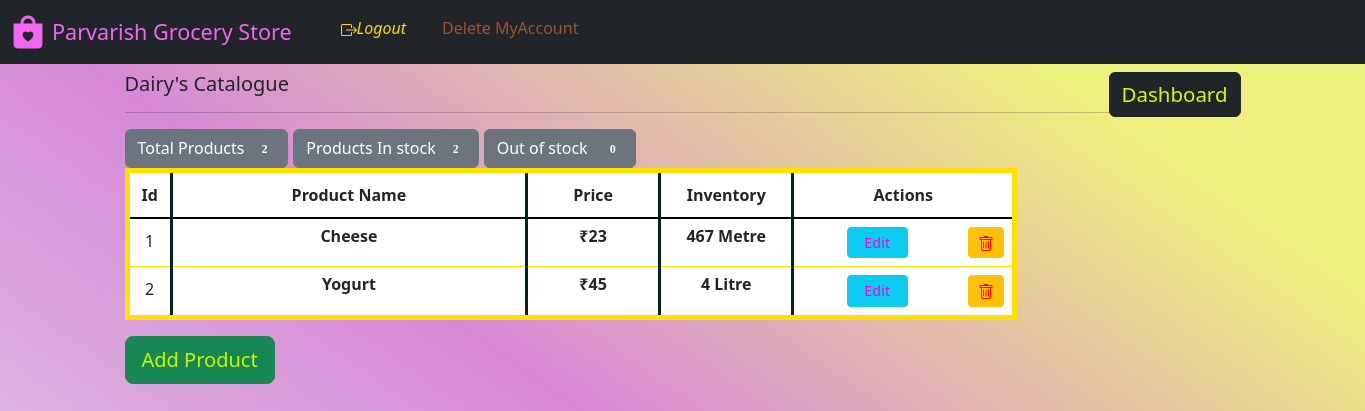
The app's page /manager_dash/category_catalog/4 (signed in), older data.
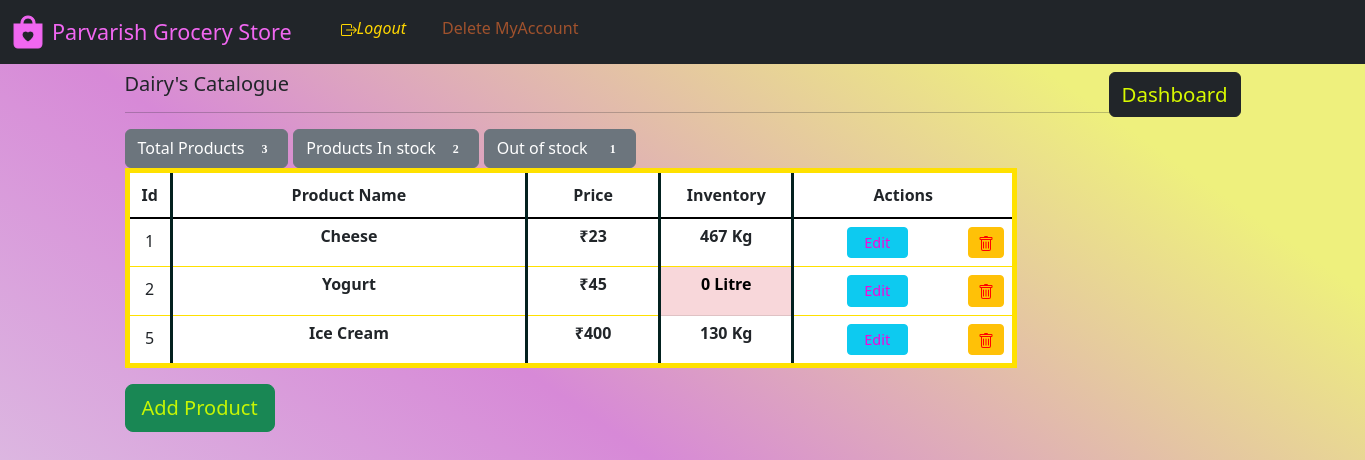
The same page, newer data.
### website/model.py (models this page shows)
class Category(db.Model):
    category_Name = db.Column(db.String(), nullable=False, unique=True)
    category_Id = db.Column(db.Integer(), primary_key=True)
    managedBy_Id = db.Column(db.Integer(), db.ForeignKey('store.id'))
    catalog = db.relationship('Product', backref='parent')

class Product(db.Model):
    product_id = db.Column(db.Integer(), primary_key=True)
    product_Name = db.Column(db.String(), nullable=False)
    metric_Unit = db.Column(db.String(), nullable=False)
    rate = db.Column(db.Integer(), nullable=False)
    rate_perUnit = db.Column(db.String(), nullable=False)
    stock = db.Column(db.Integer(), nullable=False)
    category_Id = db.Column(db.String(), db.ForeignKey('category.category_Id'))

### website/views.py (the view)
@login_required
@Views.route('/manager_dash/category_catalog/<int:id>')
def Category_catalog(id):
    manager_id = session['id']
    manager = Store.query.get(manager_id)
    category = Category.query.get(id)
    products = category.catalog
    produce = Product.query.filter(Product.category_Id == id).all()
    m = 0
    for pro in produce:
        if pro.stock > 0:
            m += 1
    return render_template('category_catalog.html', name=category.category_Name, category_id=category.category_Id, products=products, product_instock=m)

### website/auth.py (called while the page is built)
@App.login_manager.user_loader
def load_customer(id):
    if id is not None:
        return Customer.query.get(int(id))
    return None

### website/templates/category_catalog.html (shortened to what this page needs)
{% extends "base.html" %} {% block title %}Add New Product{% endblock %}{% block
logout %}
<span
              id="logout"
              style="display: block inline-block; width: 600px"
            >
              <span style="margin: auto"
                ><i
                  ><a
                    class="nav-item nav-link"
                    style="float: left; color: rgb(255, 215, 0)"
                    href="/logout"
                    style="display: block; width: 10%; margin-left: 0px"
                    >Logout</a
                  ></i
                ></span
              ><span style="margin: auto"
                ><a
                  class="nav-item nav-link"
                  style="
                    float: left;
                    color: rgb(160, 82, 45);
                    width: 60%;
                    margin-left: 20px;
                  "
                  href="/delete_account/{{id}}"
                  onclick="return confirm('Are you sure you want to delete the account?');"
                  >Delete MyAccount</a
                ></span
              ></span
            >
{% endblock %} {% block content %}<section>
<h5>
  <span style="float: left">{{ name }}'s Catalogue </span>
</h5>
<h6>
  <span style="float: right"
    ><a class="btn btn-dark" style="color: rgb(216, 249, 1); font-size: 1.5vw;text-decoration: none;" href="{{ url_for('views.Dash_manager') }}">Dashboard</a></span
  >
</h6>
<br />
<hr /></section>
<section>
{% if products|length == 0 %}
  <div class="alert alert-warning" role="alert">
    <p>No Product found.</p>
    Press
    <a class="btn btn-dark btn-sm"
      href="/manager_dash/category_create/{{ category_id }}"
      class="alert-link"
      style="
        color: rgb(153, 43, 226);
          padding: 10px 10px; text-decoration: none;
      "
      >'Add Product'</a
    >
    to add a new product in this catefory
  </div>
  {% else %}
  <div><span>
  <button type="button" STYLE="font-family:'Verdana',margin-left = 5px;"class="btn btn-secondary">
    Total Products <span STYLE="font-family:'Verdana';margin-left :5px;" class="badge badge-light">{{ products|length }}</span>
  </button></span><span STYLE="margin-left: 5px;"><button type="button" STYLE="font-family:'Verdana',margin-left = 5px;"class="btn btn-secondary">
    Products In stock <span STYLE="font-family:'Verdana';margin-left : 5px;" class="badge badge-light">{{ product_instock }}</span>
  </button></span>
  <span><button type="button" STYLE="font-family:'Verdana',margin-left = 5px;"class="btn btn-secondary">
    Out of stock <span STYLE="font-family:'Verdana';margin-left : 10px" class="badge badge-light">{{ products|length - product_instock }}</span>
  </button></span>
  </div>
  <table
  class="table table-hover"
    style="
      border: 5px solid rgb(255, 225, 0);
      width: 80%;
    "
  ><thead class="thead-dark">
    <tr align="center" style="border-bottom: 2px solid black">
      <th
        style="
          padding: 10px 10px;
          width: 5%;
          border-right: 3px solid rgb(3, 33, 31);
        "
      >
        Id
      </th>
      <th
        style="
          border-right: 3px solid rgb(3, 33, 31);
          padding: 10px 10px;
          width: 40%;
        "
      >
        Product Name
      </th>
      <th
        style="
          border-right: 3px solid rgb(3, 33, 31);
          padding: 10px 10px;
          width: 15%;
        "
      >
        Price
      </th>
      <th
        style="
          border-right: 3px solid rgb(3, 33, 31);
          padding: 10px 10px;
          width: 15%;
        "
      >
        Inventory
      </th>
      <th style=" padding: 10px 10px; width: 35%" colspan="2">
        Actions
      </th>
    </tr></thead>
    {% for variety in products %}
    <tbody>
    <tr align="center" style="width: 100%">
      <td style="padding: 10px; border-right: 3px solid rgb(3, 33, 31)">
        {{ variety.product_id }}
      </td>
      <td
        style=" padding: 5px; border-right: 3px solid rgb(3, 33, 31)"
      >
        <strong
          >{{ variety.product_Name }}
          </strong
        >
      </td>
      <td
        style=" padding: 5px; border-right: 3px solid rgb(3, 33, 31)"
      >
        <strong
          >&#8377;{{ variety.rate}}
          </strong
        >
      </td>
      {% if variety.stock == 0 %}
      <td class="table-danger"
        style=" padding: 5px; border-right: 3px solid rgb(3, 33, 31)"
      >
        <strong
          >{{ variety.stock }} {{ variety.metric_Unit }}
          </strong
        >
      </td>
      {% else %}
      <td
        style=" padding: 5px; border-right: 3px solid rgb(3, 33, 31)"
      >
        <strong
          >{{ variety.stock }} {{ variety.metric_Unit }}
          </strong
        >
      </td>
      {% endif %}
      <td >
        <a class="btn btn-info btn-sm" style="width:41%;color:rgb(246, 5, 218);font-size: 0.9em"  href="/manager_dash/update_item/{{ variety.product_id }}"
          >Edit</a
        >
      </td>
      <td >
        <a class="btn btn-warning btn-sm"  onclick="return confirm('Are you sure to delete?')" style="width:100%; color: red;text-decoration: none;font-size: 0.9em"  href="/manager_dash/delete_product/{{ variety.product_id }}"></a>
      </td>
    </tr></tbody>
    {% endfor %}
  </table>
  <strong><a align=center class="btn btn-success btn-lg" style="color:rgb(198, 246, 4)" href="/manager_dash/category_create/{{ category_id }}" style="text-decoration: none;"
    >Add Product</a
  ></strong>
  <br></br>
  {% endif %}
</div></section>
{% endblock %}

### website/templates/base.html (shortened to what this page needs)
<!DOCTYPE html>
<html lang="en">
  <head>
    <link
      href="https://cdn.jsdelivr.net/npm/bootstrap@5.3.0/dist/css/bootstrap.min.css"
      rel="stylesheet"
    />
    <link
      rel="stylesheet"
      href="https://cdn.jsdelivr.net/npm/bootstrap-icons@1.10.5/font/bootstrap-icons.css"
    />
  </head>
  <body>
    <nav class="navbar navbar-expand-lg navbar-dark bg-dark">
      <div class="container-fluid">
        <div class="collapse navbar-collapse" id="navbar">
          <div class="navbar-nav">
            <a href="/">
              <i
                class="bi bi-bag-heart-fill"
                style="
                  font-size: 2rem;
                  -webkit-text-stroke-width: 1px;
                  color: rgb(241, 103, 241);
                  width: 10%;
                "
              ></i>
            </a>
            <a
              href="/"
              class="nav-item nav-link"
              style="
                color: rgb(241, 103, 241);
                font-size: 1.35em;
                text-decoration: none;
                display: block;
                width: 25%;
                margin-left: 0px;
              "
              >Parvarish Grocery Store</a
            ><span
              id="logout"
              style="display: block inline-block; width: 600px"
            >
              {% block logout %}{% endblock %}</span
            ><span
              id="logout"
              style="display: block inline-block; width: 600px"
            >
              {% block cart %}{% endblock %}</span
            >
          </div>
        </div>
      </div>
    </nav>
    <div class="container" id="content">{% block content %}{% endblock %}</div>
  </body>
</html>

### website/templates/base.html (style rules this page uses)
.navbar { margin-bottom: 0; border-radius: 0; }
html { scroll-behavior: smooth; }
body { height: 1000px; background: linear-gradient( 35deg, #e2ecec 0%, #d789d7 51%, #eef07d 85% ); }

Row changes from the older to the newer data that the page shows:
changed Product "Cheese": metric_Unit "Metre" → "Kg"
changed Product "Yogurt": stock "4" → "0"
added Product: product_id "5", product_Name "Ice Cream", rate "400", stock "130", metric_Unit "Kg"
Text that changed along with them:
{{ products|length }}: "2" → "3"
{{ products|length - product_instock }}: "0" → "1"
